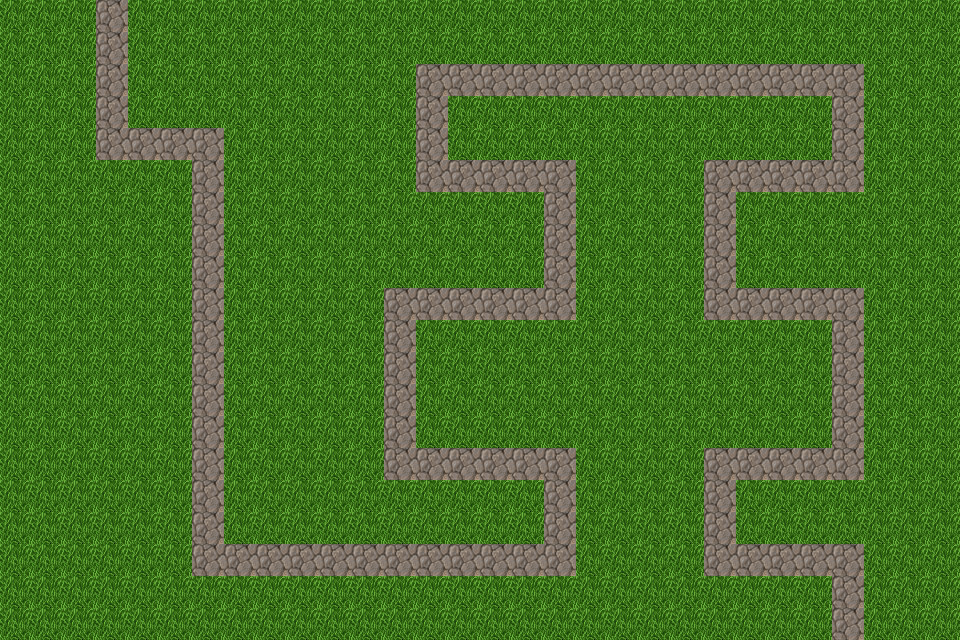

This game map was drawn from its Tiled (.tmx) file and the tilesets committed beside it. A one-line description and the full map source follow:
An orthogonal 30x20 tile map with 32x32 px tiles, 1 tile layer (Background) and 22 objects (Route).

<map version="1.0" orientation="orthogonal" renderorder="right-down" width="30" height="20" tilewidth="32" tileheight="32" nextobjectid="32">
 <tileset firstgid="1" name="image.axd" tilewidth="32" tileheight="32" tilecount="256" columns="16">
  <image source="image.axd.png" width="512" height="512" />
 </tileset>
 <layer name="Background" width="30" height="20">
  <data encoding="csv">
166,166,166,184,166,166,166,166,166,166,166,166,166,166,166,166,166,166,166,166,166,166,166,166,166,166,166,166,166,166,
166,166,166,184,166,166,166,166,166,166,166,166,166,166,166,166,166,166,166,166,166,166,166,166,166,166,166,166,166,166,
166,166,166,184,166,166,166,166,166,166,166,166,166,184,184,184,184,184,184,184,184,184,184,184,184,184,184,166,166,166,
166,166,166,184,166,166,166,166,166,166,166,166,166,184,166,166,166,166,166,166,166,166,166,166,166,166,184,166,166,166,
166,166,166,184,184,184,184,166,166,166,166,166,166,184,166,166,166,166,166,166,166,166,166,166,166,166,184,166,166,166,
166,166,166,166,166,166,184,166,166,166,166,166,166,184,184,184,184,184,166,166,166,166,184,184,184,184,184,166,166,166,
166,166,166,166,166,166,184,166,166,166,166,166,166,166,166,166,166,184,166,166,166,166,184,166,166,166,166,166,166,166,
166,166,166,166,166,166,184,166,166,166,166,166,166,166,166,166,166,184,166,166,166,166,184,166,166,166,166,166,166,166,
166,166,166,166,166,166,184,166,166,166,166,166,166,166,166,166,166,184,166,166,166,166,184,166,166,166,166,166,166,166,
166,166,166,166,166,166,184,166,166,166,166,166,184,184,184,184,184,184,166,166,166,166,184,184,184,184,184,166,166,166,
166,166,166,166,166,166,184,166,166,166,166,166,184,166,166,166,166,166,166,166,166,166,166,166,166,166,184,166,166,166,
166,166,166,166,166,166,184,166,166,166,166,166,184,166,166,166,166,166,166,166,166,166,166,166,166,166,184,166,166,166,
166,166,166,166,166,166,184,166,166,166,166,166,184,166,166,166,166,166,166,166,166,166,166,166,166,166,184,166,166,166,
166,166,166,166,166,166,184,166,166,166,166,166,184,166,166,166,166,166,166,166,166,166,166,166,166,166,184,166,166,166,
166,166,166,166,166,166,184,166,166,166,166,166,184,184,184,184,184,184,166,166,166,166,184,184,184,184,184,166,166,166,
166,166,166,166,166,166,184,166,166,166,166,166,166,166,166,166,166,184,166,166,166,166,184,166,166,166,166,166,166,166,
166,166,166,166,166,166,184,166,166,166,166,166,166,166,166,166,166,184,166,166,166,166,184,166,166,166,166,166,166,166,
166,166,166,166,166,166,184,184,184,184,184,184,184,184,184,184,184,184,166,166,166,166,184,184,184,184,184,166,166,166,
166,166,166,166,166,166,166,166,166,166,166,166,166,166,166,166,166,166,166,166,166,166,166,166,166,166,184,166,166,166,
166,166,166,166,166,166,166,166,166,166,166,166,166,166,166,166,166,166,166,166,166,166,166,166,166,166,184,166,166,166
</data>
 </layer>
 <objectgroup name="Enemies">
  <object id="1" name="Route" x="112" y="0">
   <polyline points="0,0 0,144 96,144 96,560 448,560 448,464 288,464 288,304 448,304 448,176 320,176 320,80 736,80 736,176 608,176 608,304 736,304 736,464 608,464 608,464 608,560 736,560 736,640" />
  </object>
 </objectgroup>
 <objectgroup name="Collision">
  <object id="10" x="96" y="0" width="32" height="160" />
  <object id="11" x="128" y="128" width="96" height="32" />
  <object id="12" x="192" y="160" width="32" height="416" />
  <object id="13" x="224" y="544" width="352" height="32" />
  <object id="14" x="544" y="448" width="32" height="96" />
  <object id="15" x="384" y="448" width="160" height="32" />
  <object id="16" x="384" y="288" width="32" height="160" />
  <object id="17" x="416" y="288" width="160" height="32" />
  <object id="18" x="544" y="160" width="32" height="128" />
  <object id="19" x="416" y="160" width="128" height="32" />
  <object id="20" x="416" y="64" width="32" height="96" />
  <object id="21" x="448" y="64" width="416" height="32" />
  <object id="22" x="832" y="96" width="32" height="96" />
  <object id="23" x="704" y="160" width="128" height="32" />
  <object id="24" x="704" y="192" width="32" height="128" />
  <object id="25" x="736" y="288" width="128" height="32" />
  <object id="26" x="832" y="320" width="32" height="160" />
  <object id="27" x="704" y="448" width="128" height="32" />
  <object id="28" x="704" y="480" width="32" height="96" />
  <object id="29" x="736" y="544" width="128" height="32" />
  <object id="30" x="832" y="576" width="32" height="64" />
 </objectgroup>
</map>
